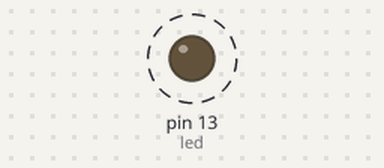
Bench run of a sketch on a simulated Arduino Uno, built with avr-gcc and run on an emulated ATmega328P. On the bench: output pins drawn as LEDs (lit = HIGH). Dashed ring = blinking. What the sketch prints to the serial monitor is not drawn.

Above: at 0.5 s.
Timing chart, 0 to 4.6 s (numbered marks = the images above):
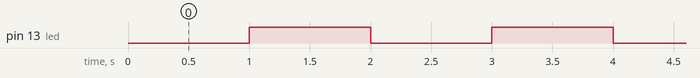

The sketch:

blinkonmillis.ino
```cpp
const int led = 13;
unsigned long l1,l2;
unsigned long interval = 1000;
int fON = 0;

void setup() {
  // put your setup code here, to run once:
  pinMode(led, OUTPUT);
  Serial.begin(9600);
  l1 = 0;
}

void loop() {
  // put your main code here, to run repeatedly:
  l2 = millis();

  if(l2 - l1 >= interval) {
    l1 = l2;

    if(!fON){
      fON = HIGH;
    }else {
      fON = LOW;
    }
    digitalWrite(led, fON);
    Serial.println(fON);

  }


}
```

Measured:
- by itself, pin 13 (led): alternates HIGH for 1.0 s and LOW for 1.0 s
